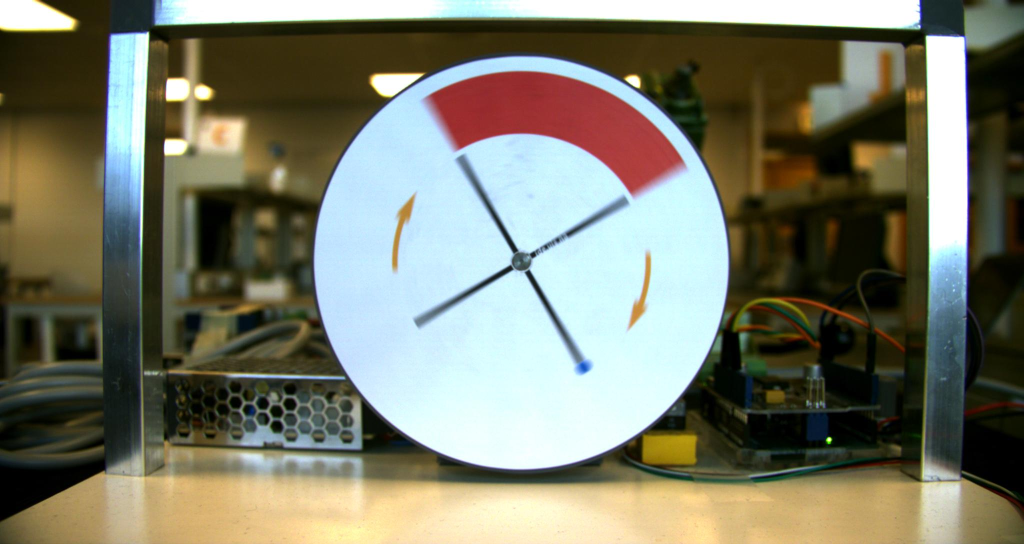
#> input picture 4_year/ART_1C/Image Acquisition/IA4/appImageViewer4J/images/Initial_angle_disk.jpg, 2048 x 1088 px, found by its file name (shown at 1/2 size)
$ python findAngle.py
#> lines starting #> are read from the running program, lines starting #| are printed output that depends on the picture; after the words box and inside, x2 and y2 are one past the last pixel; in counts of white or black regions, pixels touching at a corner belong together
#> further down, start_im is the input picture: shape (1088, 2048, 3); mean B, G, R 106.7, 123.4, 122.4
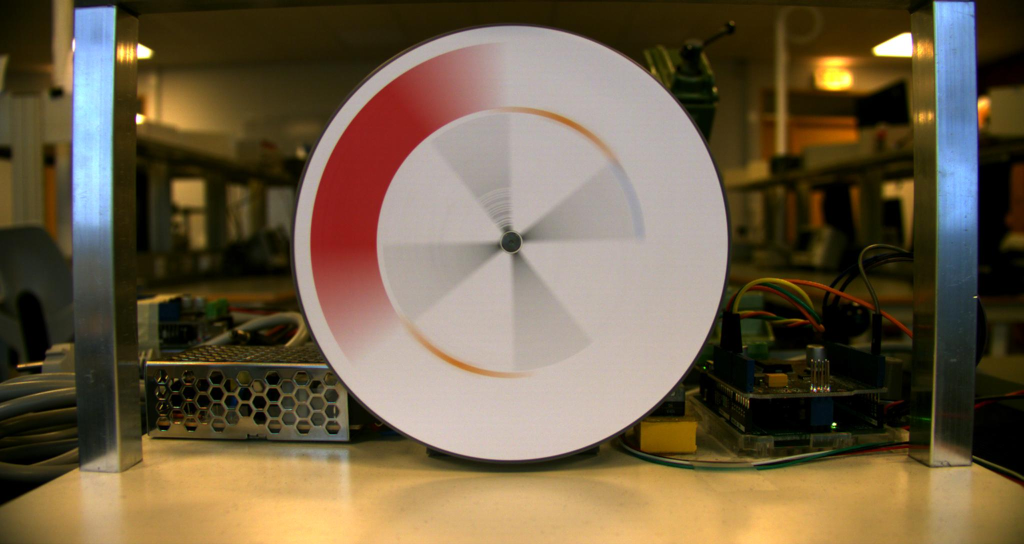
#> input picture 4_year/ART_1C/Image Acquisition/IA4/appImageViewer4J/images/50ms_disk_speedup.jpg, 2048 x 1088 px, found by its file name (shown at 1/2 size)
#> further down, end_im is the input picture: shape (1088, 2048, 3); mean B, G, R 70.9, 94.7, 110.3
import numpy as np
import cv2
import math
import pprint

def houghcircles(npImage):

    # TODO ask parameters in a dialog
    npImage = cv2.cvtColor(npImage, cv2.COLOR_BGR2GRAY)
    circles = cv2.HoughCircles(npImage, cv2.HOUGH_GRADIENT, dp=1.2, minDist=20,
        param1=60, param2=40, minRadius=430, maxRadius=434)

    return circles[0][0] if len(circles) == 1 else None

def distColorRGB(img):
    """Make binary image by testing if pixel color is close to a selected RGB color.
	Distance is measured for each pixel p with color (r,g,b) to selected color (R,G,B) as
	    d = max(abs(r-R), abs(g-G), abs(b-B)),
	where d is pixel value for resulting gray scale image
    """
    rgb = [160, 35, 35]          # Define the color to be detected
    A = img.astype(np.float32)   # Convert image to float32

    if (len(A.shape) > 2) and (A.shape[2] >= 3):        # Check if image is color
        B = np.ones(shape=A.shape, dtype=np.float32)    # Create an image with the color to be detected

        B[:, :, 0] = rgb[0]                             # Set the red channel
        B[:, :, 1] = rgb[1]                             # Set the green channel
        B[:, :, 2] = rgb[2]                             # Set the blue channel

        B = cv2.cvtColor(B, cv2.COLOR_BGR2RGB)         # Convert to gray scale
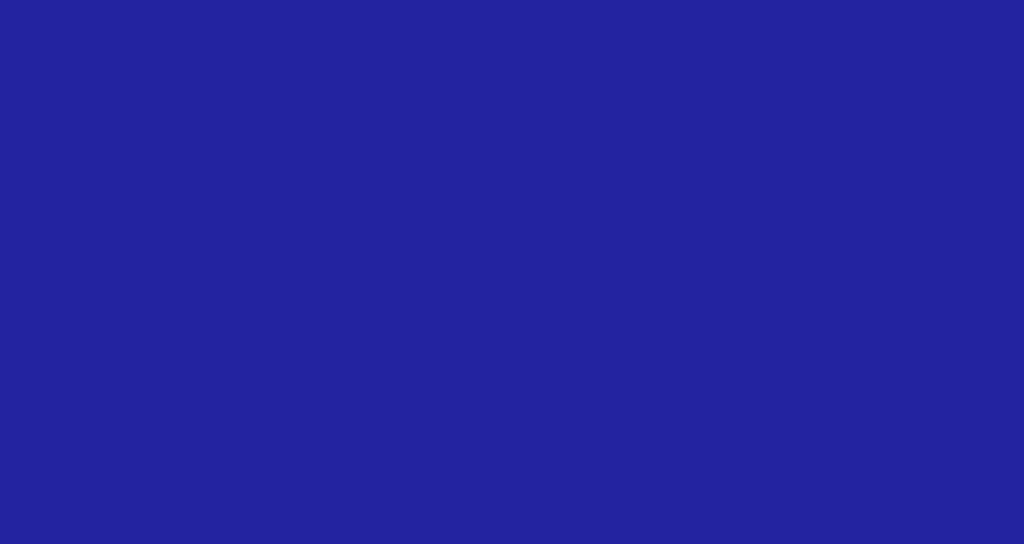
#> B: shape (1088, 2048, 3) float32 (shown at 1/2 size); mean R, G, B 35.2, 35.2, 160

        D = np.max(np.abs(A-B),axis=2).astype(np.uint8)  # The distance image
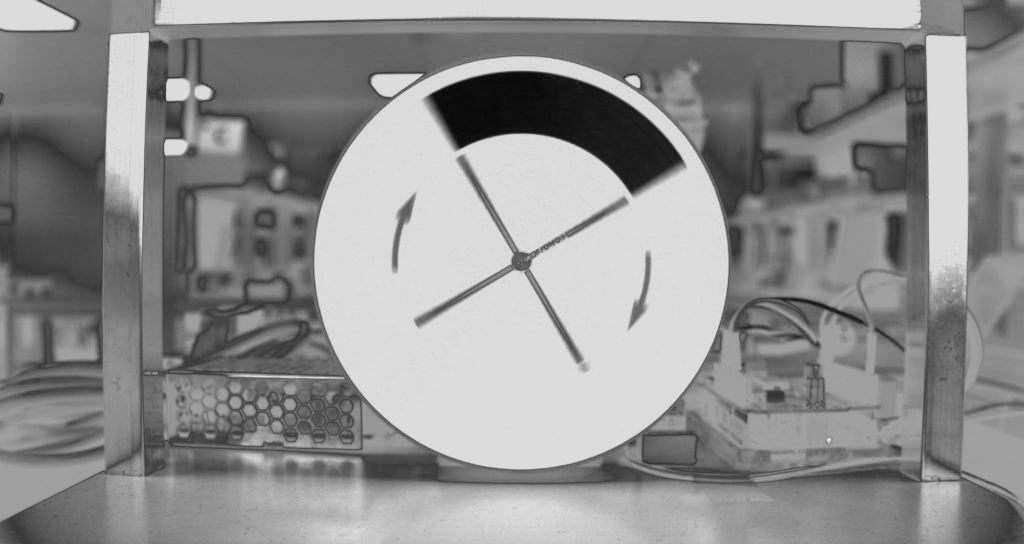
#> D: shape (1088, 2048) (shown at 1/2 size); min 5, max 220, mean 143.1

    cv2.namedWindow("output", cv2.WINDOW_NORMAL)
    cv2.resizeWindow("output", 800, 480)
    cv2.imshow('output', D)

    k = cv2.waitKey(0)
#> (key Esc is pressed here)
    if k == 27:         # wait for ESC key to exit
        cv2.destroyAllWindows()

    return D

def compute_angle(start_pt, end_pt, center_pt, im):

    # Compute the angle
    theta = math.degrees(math.atan2(end_pt[1] - center_pt[1], end_pt[0] - center_pt[0]) + 360) % 360

    # Draw the lines
    im = cv2.line(im, (int(center_pt[0]), int(center_pt[1])), (int(end_pt[0]), int(end_pt[1])), (255, 0, 0), 2)
    im = cv2.line(im, (int(center_pt[0]), int(center_pt[1])), (int(start_pt[0]), int(start_pt[1])), (255, 0, 0), 2)

    return theta, im

def centroid_interest_region(im):
    """Find the centroid of the interest region."""

    valid_x = []
    valid_y = []

    # Find the distance image for the interesting color
    binaryIm = distColorRGB(im)

    # Check which pixels are in the interesting region
    for y in range(im.shape[0]):
        for x in range(im.shape[1]):
            if binaryIm[y, x] < 10:
                valid_x.append(x)
                valid_y.append(y)
#> after the loop, valid_y = 1001 values from 149 to 288

    # Calculate the centroid of the interesting region
    mx = np.mean(valid_x)
#> mx = 963.4
    my = np.mean(valid_y)
#> my = 211.5

    return mx, my

def findAngle(start_im: str, end_im: str):

    # Find the starting point
    start_pt = centroid_interest_region(start_im)
#> start_pt = (963.4, 211.5)

    # Find the ending point
    end_pt = centroid_interest_region(end_im)
#> in distColorRGB (call 2), `D = np.max(np.abs(A-B),axis=2).astype(np.uint8)`:
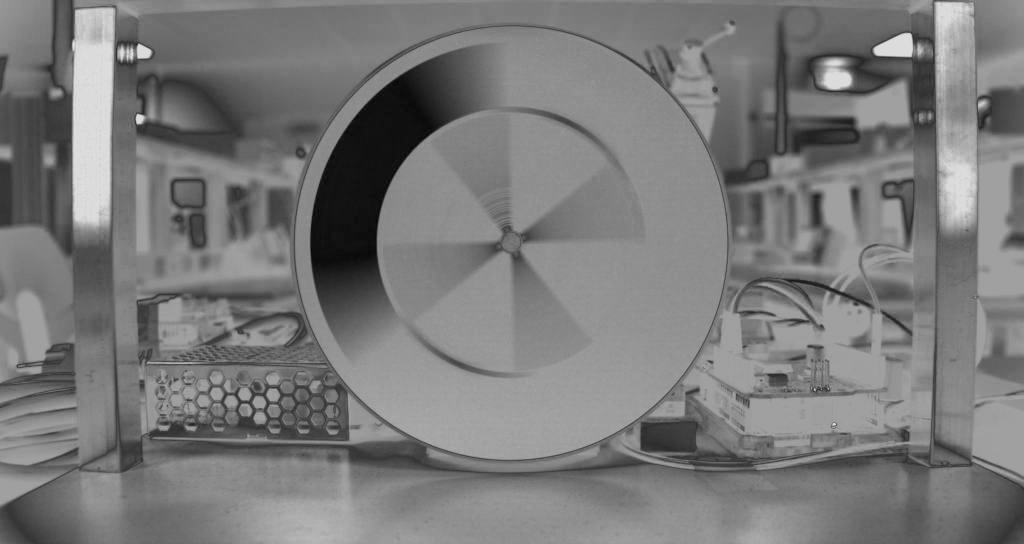
#> D: shape (1088, 2048) (shown at 1/2 size); min 4, max 220, mean 121.6
#> (key Enter is pressed here)
#> end_pt = (756.2, 336.7)

    # Find the center of the circle
    circle = houghcircles(end_im)
#> in houghcircles, `npImage = cv2.cvtColor(npImage, cv2.COLOR_BGR2GRAY)`:
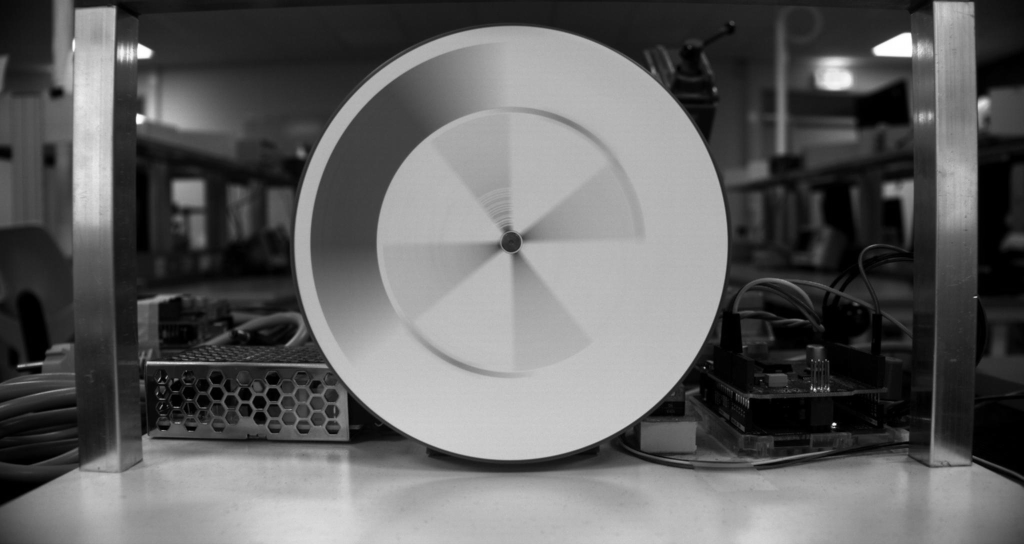
#> npImage: shape (1088, 2048) (shown at 1/2 size); min 0, max 255, mean 96.7
#> in houghcircles, `circles = cv2.HoughCircles(npImage, cv2.HOUGH_GRADIENT, dp=1.2, minDis..`: circles = [[1021.8, 486.6, 433.2]]
#> circle = [1021.8, 486.6, 433.2]

    # Find the angle
    if circle is not None:

        theta, angle_im = compute_angle(start_pt, end_pt, (circle[0], circle[1]), end_im)
#> in compute_angle, `theta = math.degrees(math.atan2(end_pt[1] - center_pt[1], end_pt[0] - ..`: theta = 315.9
#> in compute_angle, `im = cv2.line(im, (int(center_pt[0]), int(center_pt[1])), (int(end_pt[..`: im: shape (1088, 2048, 3); 0.04% of pixels changed, all inside (x1, y1, x2, y2) = (755, 335, 1023, 488)
#> in compute_angle, `im = cv2.line(im, (int(center_pt[0]), int(center_pt[1])), (int(start_p..`:
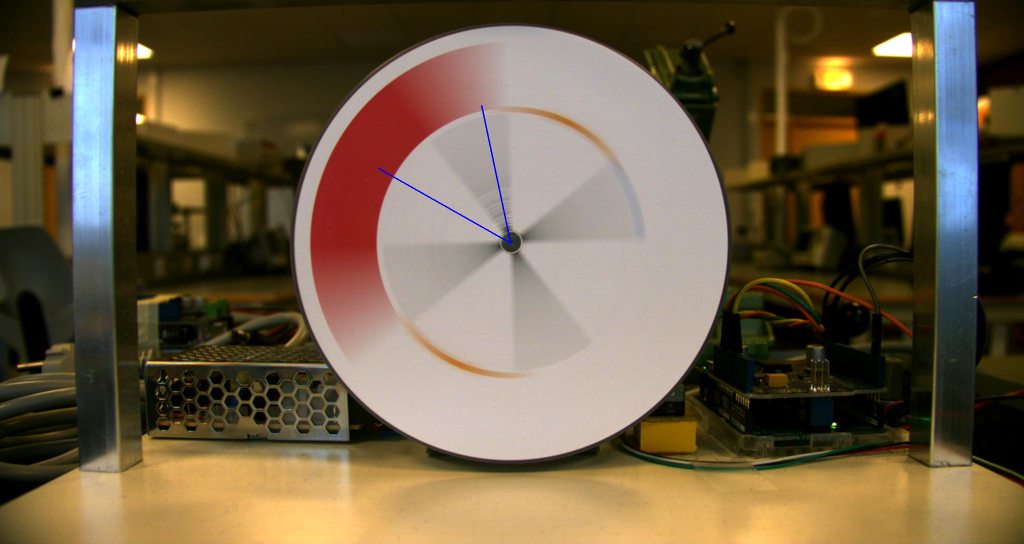
#> im: shape (1088, 2048, 3) (shown at 1/2 size); mean B, G, R 70.9, 94.6, 110.2
#> theta = 315.9

        # Print information
        """
        print('Start point: ', start_pt)
        print('End point: ', end_pt)
        print('Center point: ', circle)
        print('Angle: ', angle)
        """
    else:
        print('No circle found')
        theta = None
        angle_im = None

    return theta, angle_im


if __name__ == '__main__':

    # Read the initial image to find the starting point
    start_im = cv2.imread('.\\appImageViewer4J\images\Initial_angle_disk.jpg')

    # Read the image to find the ending point
    end_im = cv2.imread('.\\appImageViewer4J\images\\50ms_disk_speedup.jpg')

    # Find the angle
    findAngle(start_im, end_im)
